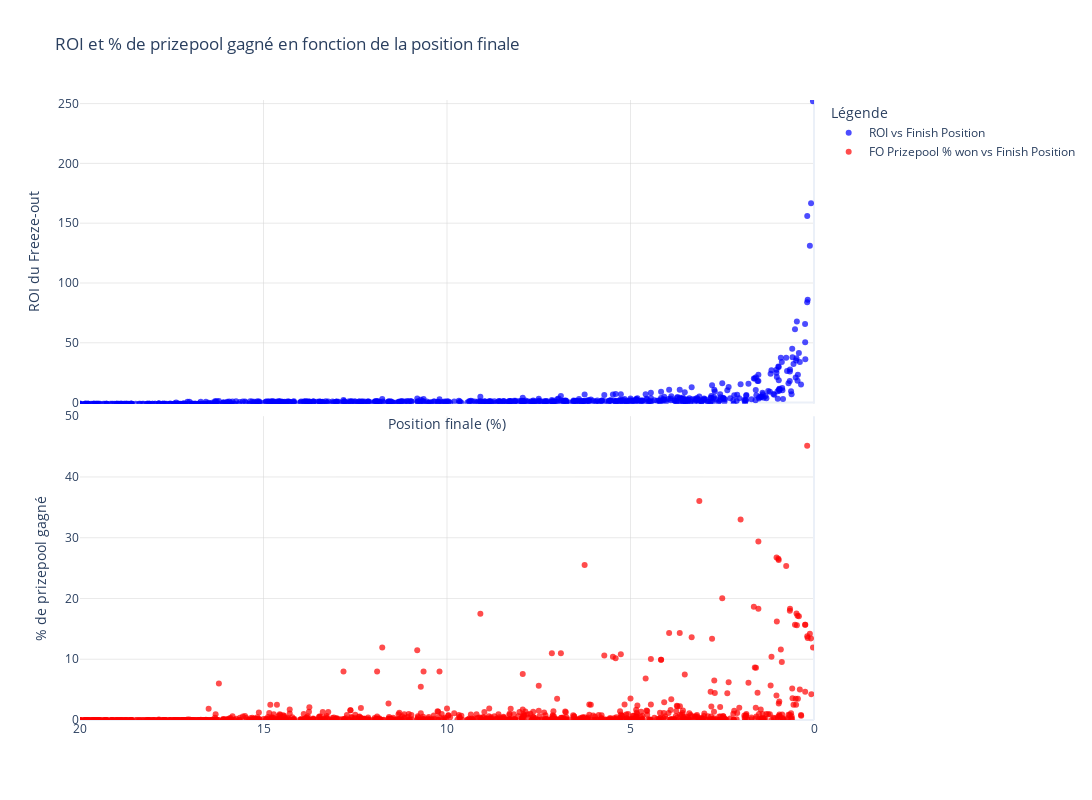

Notebook code for this chart:
### Code cell
tournament_graphs.plot_roi_vs_finish_position()

### Figure 1 — Plotly figure (JSON) as saved in the notebook; plotly's stock layout.template omitted (floating-point values rounded to 4 significant figures; data arrays with more than 128 entries replaced by an {"elided": "..."} marker saying what was removed)
{"data": [{"marker": {"color": "blue", "opacity": 0.7}, "mode": "markers", "name": "ROI vs Finish Position", "x": {"elided": "3822 float values"}, "y": {"elided": "3822 float values"}, "type": "scatter", "xaxis": "x", "yaxis": "y"}, {"marker": {"color": "red", "opacity": 0.7}, "mode": "markers", "name": "FO Prizepool % won vs Finish Position", "x": {"elided": "3822 float values"}, "y": {"elided": "3822 float values"}, "type": "scatter", "xaxis": "x2", "yaxis": "y2"}], "layout": {"xaxis": {"anchor": "y", "domain": [0.0, 1.0], "matches": "x2", "showticklabels": false, "title": {"text": "Position finale (%)"}, "showgrid": true, "gridwidth": 0.5, "gridcolor": "LightGray", "range": [20, 0]}, "yaxis": {"anchor": "x", "domain": [0.51, 1.0], "showgrid": true, "gridwidth": 0.5, "gridcolor": "LightGray", "range": [-1, 253.0], "title": {"text": "ROI du Freeze-out"}}, "xaxis2": {"anchor": "y2", "domain": [0.0, 1.0], "showgrid": true, "gridwidth": 0.5, "gridcolor": "LightGray", "range": [20, 0]}, "yaxis2": {"anchor": "x2", "domain": [0.0, 0.49], "showgrid": true, "gridwidth": 0.5, "gridcolor": "LightGray", "range": [0, 50], "title": {"text": "% de prizepool gagné"}}, "font": {"size": 12}, "title": {"text": "ROI et % de prizepool gagné en fonction de la position finale"}, "legend": {"title": {"text": "Légende"}}, "hovermode": "closest", "showlegend": true, "height": 800, "width": 1200}}
